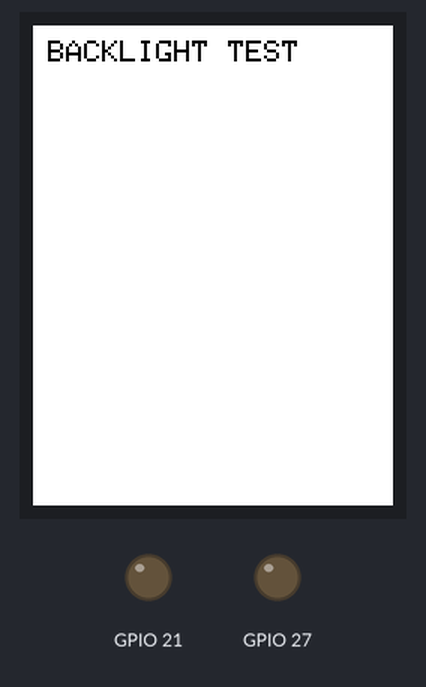
This sketch was run on a simulated ESP32. Parts: 240×320 colour display, output pins drawn as LEDs (lit = HIGH). What the sketch prints to the serial monitor is not drawn.

Above: at 1.3 s.
At 6.3 s:
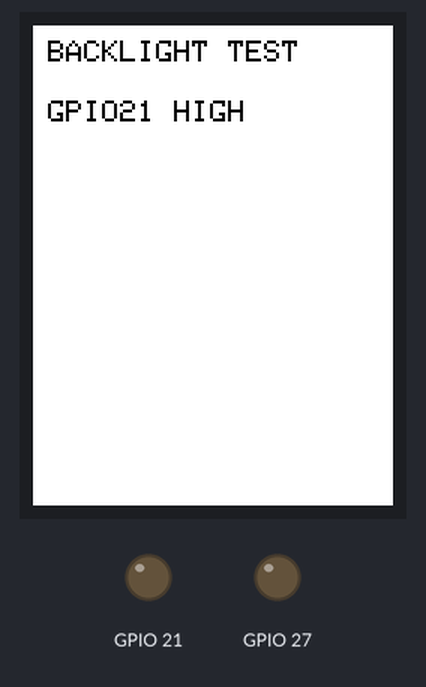
At 11.4 s:
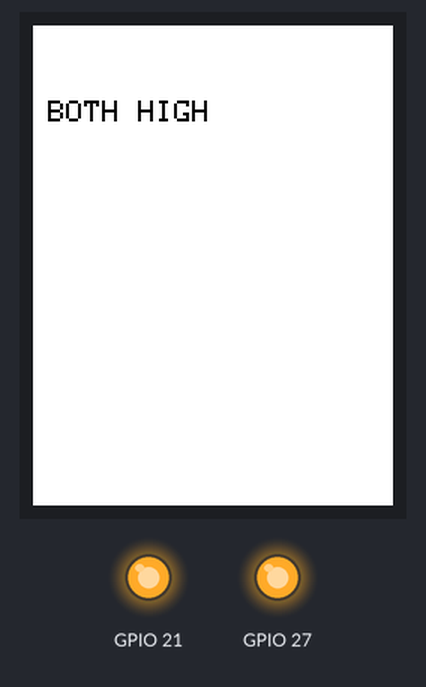
At 21.0 s:
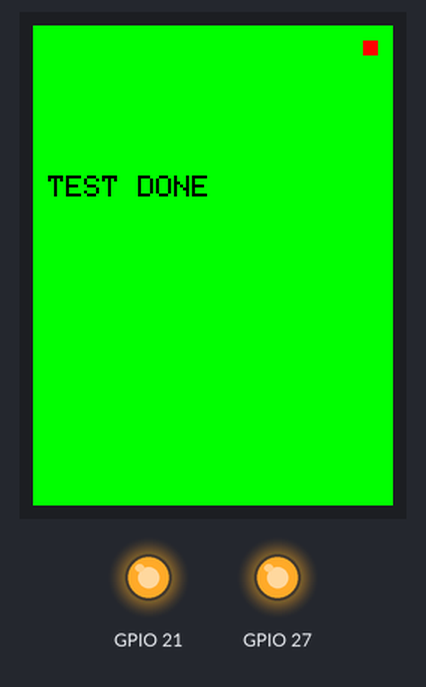
Timing chart, 0 to 22.5 s (numbered marks = the images above):
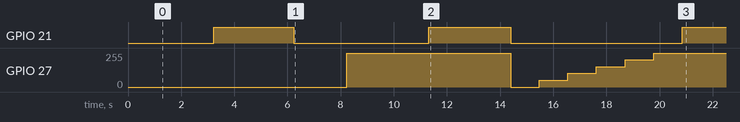

The sketch:

backlight-test.ino
```cpp
// Backlight Pin Test for CYD
// Tests which GPIO actually controls the backlight

#include <TFT_eSPI.h>

TFT_eSPI tft = TFT_eSPI();

void setup() {
  Serial.begin(115200);
  delay(1000);

  Serial.println("\n========================================");
  Serial.println("CYD Backlight Pin Test");
  Serial.println("========================================");

  // Initialize display
  tft.begin();
  tft.fillScreen(TFT_WHITE); // White screen to see backlight clearly
  tft.setTextColor(TFT_BLACK);
  tft.setTextSize(2);
  tft.setCursor(10, 10);
  tft.println("BACKLIGHT TEST");

  // Configure both pins as OUTPUT but start with both LOW (backlight OFF)
  pinMode(21, OUTPUT);
  pinMode(27, OUTPUT);
  digitalWrite(21, LOW);
  digitalWrite(27, LOW);

  Serial.println("\nStarting backlight pin test...");
  Serial.println("Both pins LOW - backlight should be OFF");
  delay(2000);

  // Test GPIO21
  Serial.println("\n[TEST 1] GPIO21 HIGH, GPIO27 LOW");
  digitalWrite(21, HIGH);
  digitalWrite(27, LOW);

  tft.setCursor(10, 50);
  tft.println("GPIO21 HIGH");

  Serial.println("If backlight is ON now, GPIO21 controls it (single USB variant)");
  delay(3000);

  // Turn off GPIO21
  digitalWrite(21, LOW);
  Serial.println("\n[TEST 2] Both pins LOW again");
  Serial.println("Backlight should be OFF");
  delay(2000);

  // Test GPIO27
  Serial.println("\n[TEST 3] GPIO21 LOW, GPIO27 HIGH");
  digitalWrite(21, LOW);
  digitalWrite(27, HIGH);

  tft.fillScreen(TFT_WHITE);
  tft.setCursor(10, 50);
  tft.println("GPIO27 HIGH");

  Serial.println("If backlight is ON now, GPIO27 controls it (dual USB variant)");
  delay(3000);

  // Test both HIGH
  Serial.println("\n[TEST 4] Both GPIO21 and GPIO27 HIGH");
  digitalWrite(21, HIGH);
  digitalWrite(27, HIGH);

  tft.fillScreen(TFT_WHITE);
  tft.setCursor(10, 50);
  tft.println("BOTH HIGH");

  Serial.println("Backlight should definitely be ON");
  delay(3000);

  // PWM test on GPIO27
  Serial.println("\n[TEST 5] PWM test on GPIO27");
  digitalWrite(21, LOW);

  for(int i = 0; i <= 255; i += 51) {
    analogWrite(27, i);
    Serial.printf("GPIO27 PWM: %d/255\n", i);

    tft.fillScreen(TFT_WHITE);
    tft.setCursor(10, 50);
    tft.printf("PWM: %d", i);

    delay(1000);
  }

  // Final state - both HIGH
  digitalWrite(21, HIGH);
  digitalWrite(27, HIGH);

  Serial.println("\n========================================");
  Serial.println("Test Complete - Check which pin controls backlight");
  Serial.println("========================================");

  tft.fillScreen(TFT_GREEN);
  tft.setCursor(10, 100);
  tft.setTextColor(TFT_BLACK);
  tft.println("TEST DONE");
}

void loop() {
  // Blink to show sketch is running
  static uint32_t lastBlink = 0;
  static bool state = false;

  if(millis() - lastBlink > 500) {
    lastBlink = millis();
    state = !state;

    if(state) {
      tft.fillRect(220, 10, 10, 10, TFT_RED);
    } else {
      tft.fillRect(220, 10, 10, 10, TFT_GREEN);
    }
  }
}
```

Measured:
- what the display in image 0 shows lasts 2.0 s, from 1.2 s to 3.2 s
- what the display in image 1 shows lasts 5.1 s, from 3.2 s to 8.3 s
- what the display in image 2 shows lasts 3.1 s, from 11.4 s to 14.5 s
